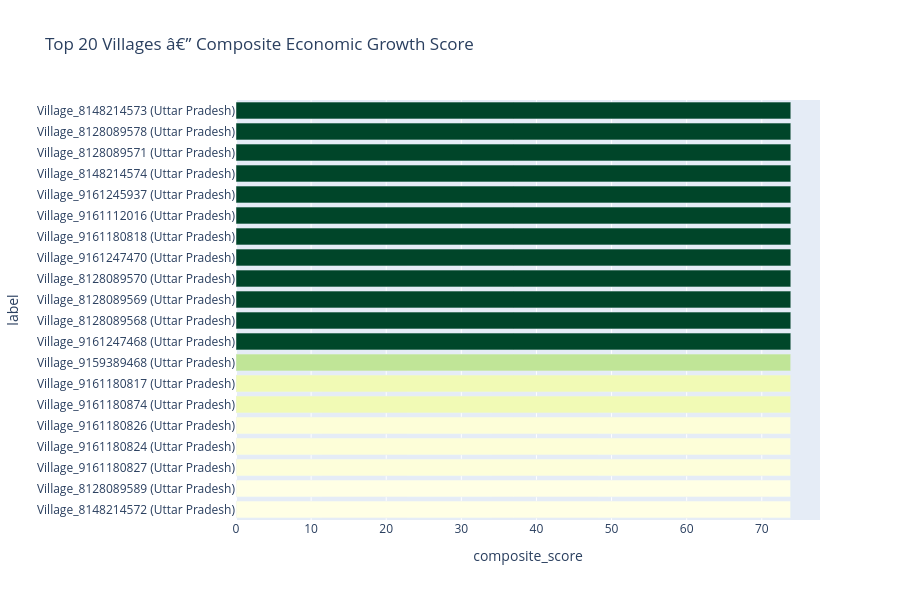

This figure's notebook cell:
### Markdown cell above
## 4. Charts

### Code cell
# Top 20 by composite score
top20 = top100.head(20).copy()
top20['label'] = top20.get('village_name', top20['rank']).astype(str)
if 'state_name' in top20.columns:
    top20['label'] += ' (' + top20['state_name'] + ')'

fig = px.bar(top20.sort_values('composite_score'), x='composite_score', y='label',
             orientation='h', color='composite_score', color_continuous_scale='YlGn',
             title='Top 20 Villages â€” Composite Economic Growth Score')
fig.update_layout(coloraxis_showscale=False, height=600)
fig.show()

### Figure 1 — Plotly figure (JSON) as saved in the notebook; plotly's stock layout.template omitted (floating-point values rounded to 4 significant figures)
{"data": [{"hovertemplate": "composite_score=%{marker.color}<br>label=%{y}<extra></extra>", "legendgroup": "", "marker": {"color": [73.84, 73.84, 73.84, 73.84, 73.84, 73.84, 73.84, 73.85, 73.86, 73.86, 73.86, 73.86, 73.86, 73.86, 73.86, 73.86, 73.86, 73.86, 73.86, 73.86], "coloraxis": "coloraxis", "pattern": {"shape": ""}}, "name": "", "orientation": "h", "showlegend": false, "textposition": "auto", "type": "bar", "x": [73.84, 73.84, 73.84, 73.84, 73.84, 73.84, 73.84, 73.85, 73.86, 73.86, 73.86, 73.86, 73.86, 73.86, 73.86, 73.86, 73.86, 73.86, 73.86, 73.86], "xaxis": "x", "y": ["Village_8148214572 (Uttar Pradesh)", "Village_8128089589 (Uttar Pradesh)", "Village_9161180827 (Uttar Pradesh)", "Village_9161180824 (Uttar Pradesh)", "Village_9161180826 (Uttar Pradesh)", "Village_9161180874 (Uttar Pradesh)", "Village_9161180817 (Uttar Pradesh)", "Village_9159389468 (Uttar Pradesh)", "Village_9161247468 (Uttar Pradesh)", "Village_8128089568 (Uttar Pradesh)", "Village_8128089569 (Uttar Pradesh)", "Village_8128089570 (Uttar Pradesh)", "Village_9161247470 (Uttar Pradesh)", "Village_9161180818 (Uttar Pradesh)", "Village_9161112016 (Uttar Pradesh)", "Village_9161245937 (Uttar Pradesh)", "Village_8148214574 (Uttar Pradesh)", "Village_8128089571 (Uttar Pradesh)", "Village_8128089578 (Uttar Pradesh)", "Village_8148214573 (Uttar Pradesh)"], "yaxis": "y"}], "layout": {"barmode": "relative", "coloraxis": {"colorbar": {"title": {"text": "composite_score"}}, "colorscale": [[0.0, "rgb(255,255,229)"], [0.125, "rgb(247,252,185)"], [0.25, "rgb(217,240,163)"], [0.375, "rgb(173,221,142)"], [0.5, "rgb(120,198,121)"], [0.625, "rgb(65,171,93)"], [0.75, "rgb(35,132,67)"], [0.875, "rgb(0,104,55)"], [1.0, "rgb(0,69,41)"]], "showscale": false}, "height": 600, "legend": {"tracegroupgap": 0}, "title": {"text": "Top 20 Villages â€” Composite Economic Growth Score"}, "xaxis": {"anchor": "y", "domain": [0.0, 1.0], "title": {"text": "composite_score"}}, "yaxis": {"anchor": "x", "domain": [0.0, 1.0], "title": {"text": "label"}}}}
